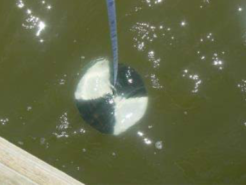
#> input picture notebooks/opencv/secchi/secchi1.png, 246 x 185 px
$ jupyter execute --allow-errors secchi.ipynb   (shell and % lines are left out)
#> lines starting #> are read from the running program, lines starting #| are printed output that depends on the picture
# Secchi Disk

## Overview

More information about Secchi DIsk can be found at:

* https://en.wikipedia.org/wiki/Secchi_disk

Figure: Different kinds of Secchi disks. A marine style on the left and the freshwater version on the right [wikipedia]

# Setup for OSX

First lest setup the environment for OSX

[cell 1]
import os, sys
from os.path import expanduser
os.path
home = expanduser("~")
sys.path.append('/usr/local/Cellar/opencv/3.3.1_1/lib/python3.6/site-packages/')
sys.path.append(home + '/.pyenv/versions/OPENCV/lib/python3.6/site-packages/')
import cv2
cv2.__version__

## Step 1: Record the video
Record the video on the robot

## Step 2: Analyse the images from the Video

For now we just selected 4 images from the video

[cell 2]
import cv2
import matplotlib.pyplot as plt

img1 = cv2.imread('secchi/secchi1.png')
#> img1 is the input picture: shape (185, 246, 3); mean B, G, R 72.5, 106, 100.2
img2 = cv2.imread('secchi/secchi2.png')
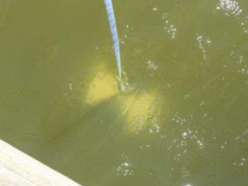
#> input picture notebooks/opencv/secchi/secchi2.png, 248 x 186 px
#> img2 is the input picture: shape (186, 248, 3); mean B, G, R 86.3, 140.9, 137.8
img3 = cv2.imread('secchi/secchi3.png')
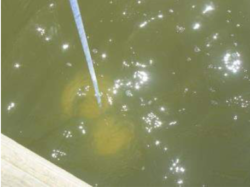
#> input picture notebooks/opencv/secchi/secchi3.png, 250 x 187 px
#> img3 is the input picture: shape (187, 250, 3); mean B, G, R 97.6, 138.6, 134.3
img4 = cv2.imread('secchi/secchi4.png')
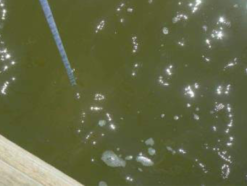
#> input picture notebooks/opencv/secchi/secchi4.png, 247 x 186 px
#> img4 is the input picture: shape (186, 247, 3); mean B, G, R 65.9, 102.3, 97.8

[cell 3]
figures = []
fig = plt.figure(figsize=(18, 16))
for i in range(1,13):
    figures.append(fig.add_subplot(4,3,i))
count = 0
for img in [img1,img2,img3,img4]:
    figures[count].imshow(img)

    color = ('b','g','r')
    for i,col in enumerate(color):
        histr = cv2.calcHist([img],[i],None,[256],[0,256])
        figures[count+1].plot(histr,color = col)

    figures[count+2].hist(img.ravel(),256,[0,256])

    count += 3
#> this loop made 4 passes
#> count on passes 1 to 4: 3, 6, 9, 12
#> after the loop, count = 12

print("Legend")
print("First column = image of Secchi disk")
print("Second column = histogram of colors in image")
print("Third column = histogram of all values")

plt.show()
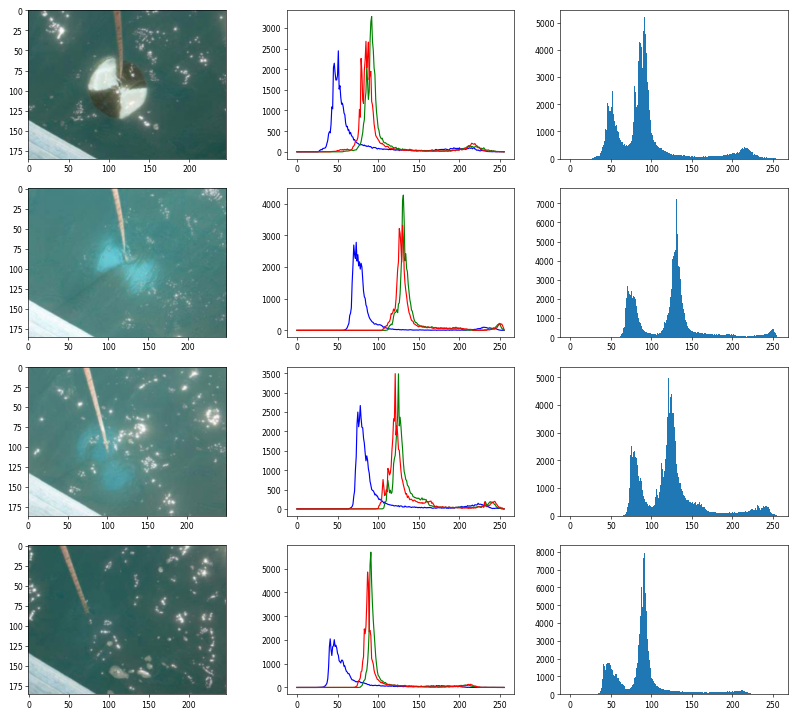
#> figure drawn by matplotlib, 12 panels; B, G, R data is drawn as R, G, B; panel 2: curve peaks at x = 51, y = 2444; panel 2: curve peaks at x = 92, y = 3274; panel 2: curve peaks at x = 85, y = 2674; panel 3: tallest bar 5212 high, from x = 91 to 92

Rotation of the image for an angle of t

### Image Thresholding

[cell 4]
def threshold(img):
    ret,thresh = cv2.threshold(img,150,255,cv2.THRESH_BINARY)
    plt.subplot(1,2,1), plt.imshow(img, cmap='gray')
    plt.subplot(1,2,2), plt.imshow(thresh, cmap='gray')

[cell 5]
threshold(img1)
#> figure, not shown here; B, G, R data is drawn as R, G, B

[cell 6]
threshold(img2)
#> figure, not shown here; B, G, R data is drawn as R, G, B

[cell 7]
threshold(img3)
#> in threshold (call 3), `ret,thresh = cv2.threshold(img,150,255,cv2.THRESH_BINARY)`:
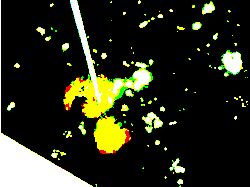
#> thresh: shape (187, 250, 3); mean B, G, R 25.6, 44.5, 42.3
#> figure, not shown here; B, G, R data is drawn as R, G, B

[cell 8]
threshold(img4)
#> in threshold (call 4), `ret,thresh = cv2.threshold(img,150,255,cv2.THRESH_BINARY)`:
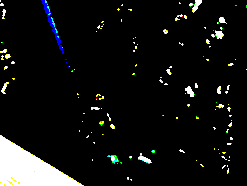
#> thresh: shape (186, 247, 3); mean B, G, R 17.1, 18.5, 17.6
#> figure, not shown here; B, G, R data is drawn as R, G, B

### Edge Detection
Edge detection using Canny edge detection algorithm

[cell 9]
def find_edge(img):
    edges = cv2.Canny(img,50,200)
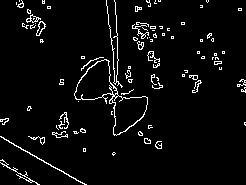
#> edges: shape (185, 246); 4.5% white in thin lines or dots
    plt.subplot(121),plt.imshow(img,cmap = 'gray')
    plt.subplot(122),plt.imshow(edges,cmap = 'gray')

[cell 10]
find_edge(img1)
#> figure, not shown here; B, G, R data is drawn as R, G, B

[cell 11]
find_edge(img2)
#> in find_edge (call 2), `edges = cv2.Canny(img,50,200)`: edges: shape (186, 248); 3.1% white in thin lines or dots
#> figure, not shown here; B, G, R data is drawn as R, G, B

[cell 12]
find_edge(img3)
#> in find_edge (call 3), `edges = cv2.Canny(img,50,200)`:
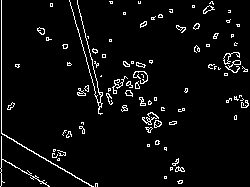
#> edges: shape (187, 250); 4.7% white in thin lines or dots
#> figure, not shown here; B, G, R data is drawn as R, G, B

[cell 13]
find_edge(img4)
#> in find_edge (call 4), `edges = cv2.Canny(img,50,200)`:
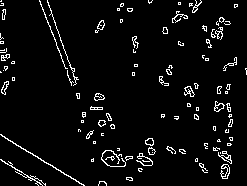
#> edges: shape (186, 247); 5% white in thin lines or dots
#> figure, not shown here; B, G, R data is drawn as R, G, B

## Adaptive Threshold

#> (a cell that did not finish here is left out)

# Black and white

[cell 15]
bw1 = cv2.cvtColor(img1, cv2.COLOR_BGR2GRAY)
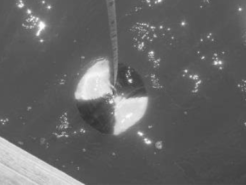
#> bw1: shape (185, 246); min 52, max 252, mean 100.4
plt.imshow(bw1, cmap='gray')
